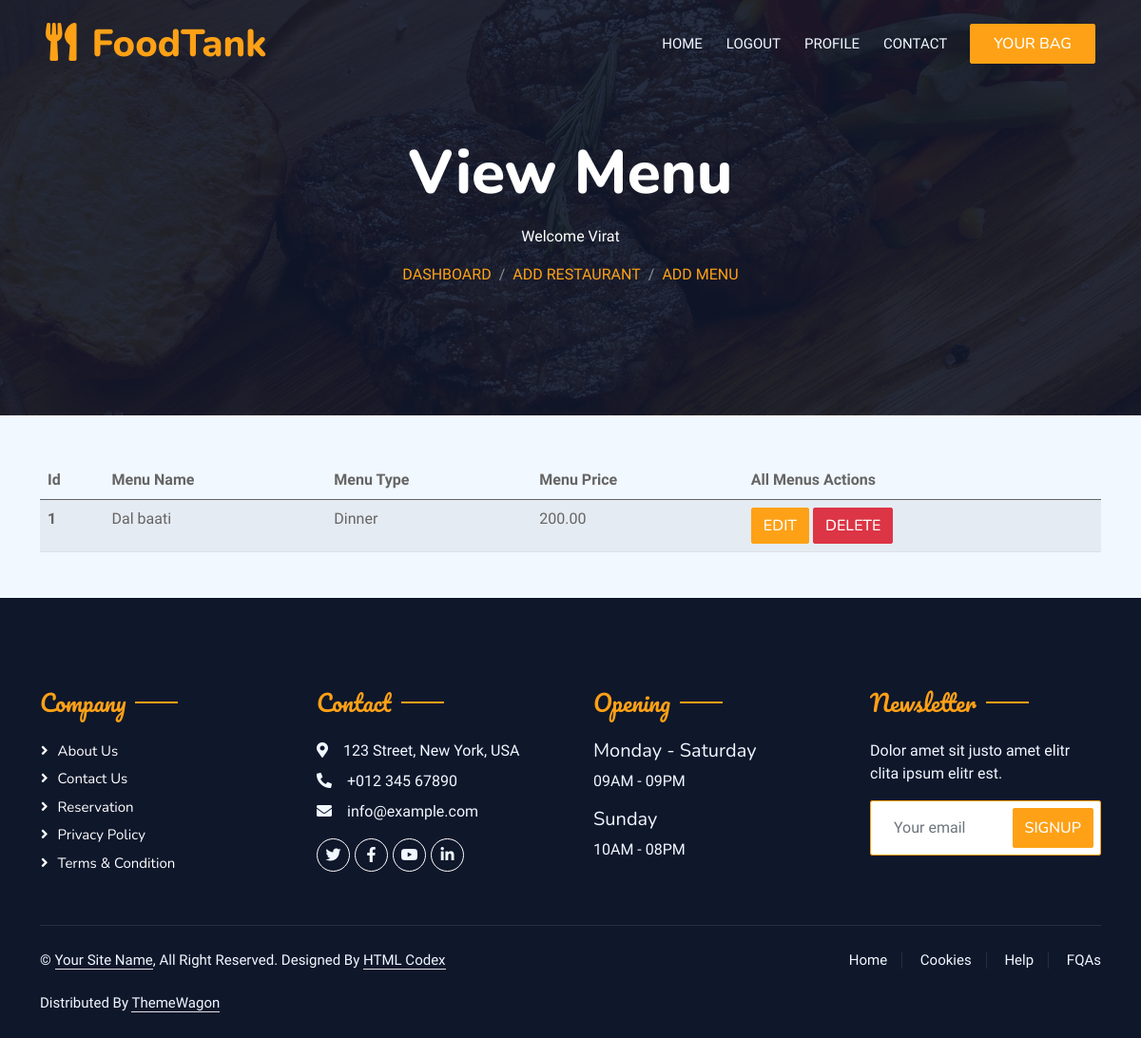
The page /foodprovider/viewMenu/4 (signed in) on the database as committed earlier.
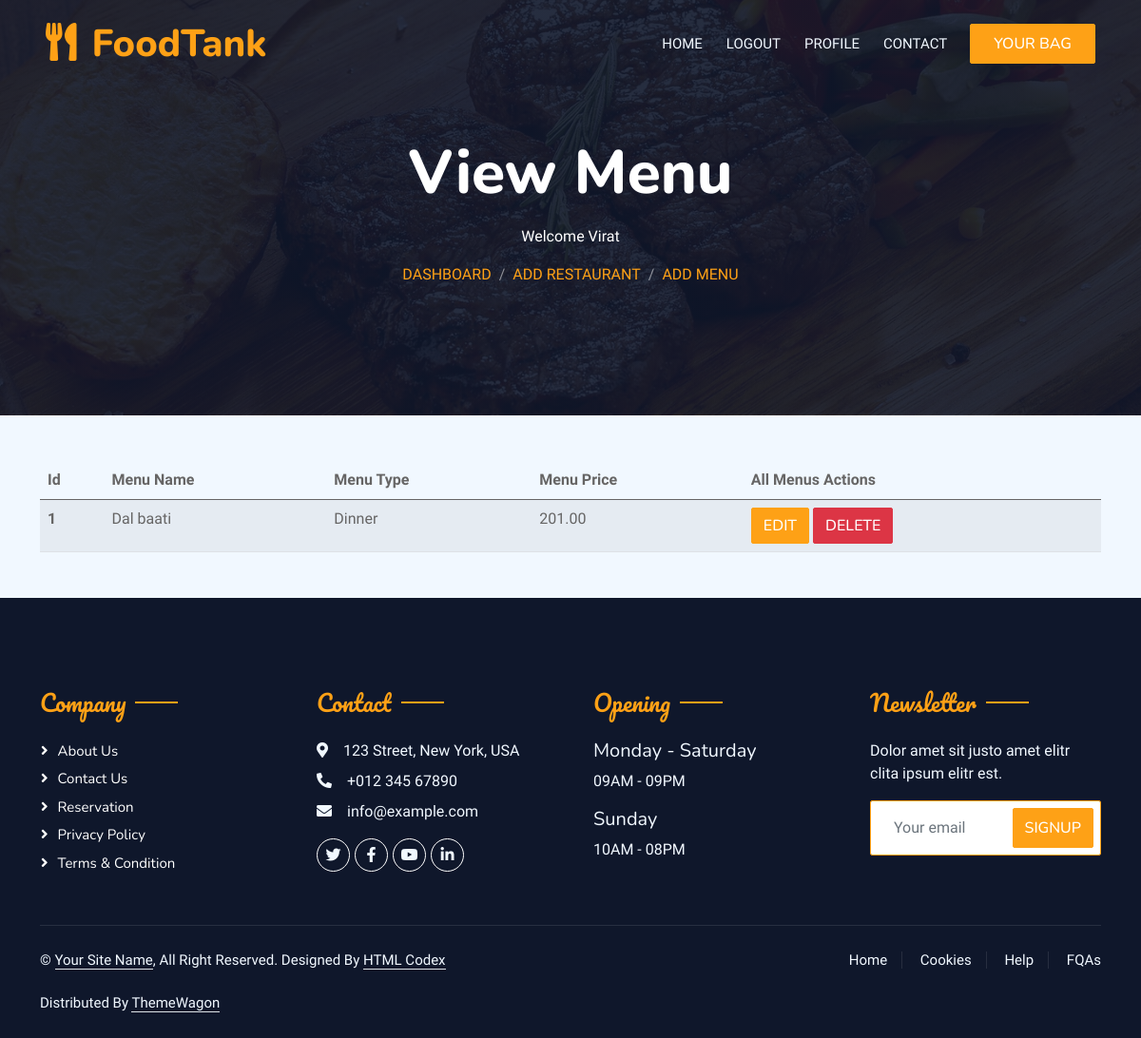
The same page on the database as committed later.
### menu/models.py (models this page shows, shortened)
class Menu(models.Model):
    restaurant = models.ForeignKey(Restaurant, on_delete=models.CASCADE)  # ForeignKey to Restaurant
    name = models.CharField(max_length=255)
    description = models.TextField()
    type = models.CharField(max_length=255)
    price = models.DecimalField(max_digits=10, decimal_places=2)
    available = models.BooleanField(blank=True, default=True)
    img1 = models.ImageField(upload_to='menu_images/', null=True, blank=True)

### menu/views.py (the view)
# urls.py: path("viewMenu/<int:id>", views.viewMenu, name="viewMenu"),
def viewMenu(request, id):
    if not request.user.is_authenticated or not request.user.user_type == "Foodprovider":
        return redirect("/login/")
    restaurant = Restaurant.objects.get(id=id)
    all_menus = Menu.objects.filter(restaurant=restaurant)
    context = {
        "all_menus" : all_menus
    }
    return render(request, 'foodprovider/view_menu.html', context)

### templates/foodprovider/view_menu.html
{% extends '../base.html' %}
{% block content %}
<div class="container-xxl position-relative p-0">
        {% include '../navbar.html' %}
    <div class="container-xxl py-5 bg-dark hero-header mb-5">
        <div class="container text-center my-5 pt-5 pb-4">
            <h1 class="display-3 text-white mb-3 animated slideInDown">View Menu</h1>
            <p class="text-white mb-3 animated slideInDown">Welcome {{request.user}}</p>
            <nav aria-label="breadcrumb">
                <ol class="breadcrumb justify-content-center text-uppercase">
                    <li class="breadcrumb-item"><a href="/foodprovider/dashboard/">Dashboard</a></li>
                    <li class="breadcrumb-item"><a href="/foodprovider/addRestaurant/">Add Restaurant</a></li>
                    <li class="breadcrumb-item"><a href="/foodprovider/addMenu/">Add Menu</a></li>
                </ol>
            </nav>
        </div>
    </div>
</div>
<div class="container">
    <table class="table table-striped">
        <thead>
          <tr>
            <th scope="col">Id</th>
            <th scope="col">Menu Name</th>
            <th scope="col">Menu Type</th>
            <th scope="col">Menu Price</th>
            <th scope="col">All Menus Actions</th>
          </tr>
        </thead>
        {% for menu_item in all_menus %}
            <tbody>
                <tr>
                <th scope="row">{{forloop.counter}}</th>
                <td>{{menu_item.name}}</td>
                <td>{{menu_item.type}}</td>
                <td>{{menu_item.price}}</td>
                <td>
                    <a href="/foodprovider/editMenu/{{menu_item.id}}" class="btn btn-primary">Edit</a>
                    <a href="/foodprovider/deleteMenu/{{menu_item.id}}" class="btn btn-danger"
                        onclick="return confirm('Are you sure? You are deleting your added menu item.')">Delete</a>
                </td>
                </tr>
            </tbody>
        {% endfor %}
    </table>
</div>
{% endblock content %}

Rows that differ between the two databases and show on the page:
changed Menu "Dal baati": price "200.00" → "201.00"
